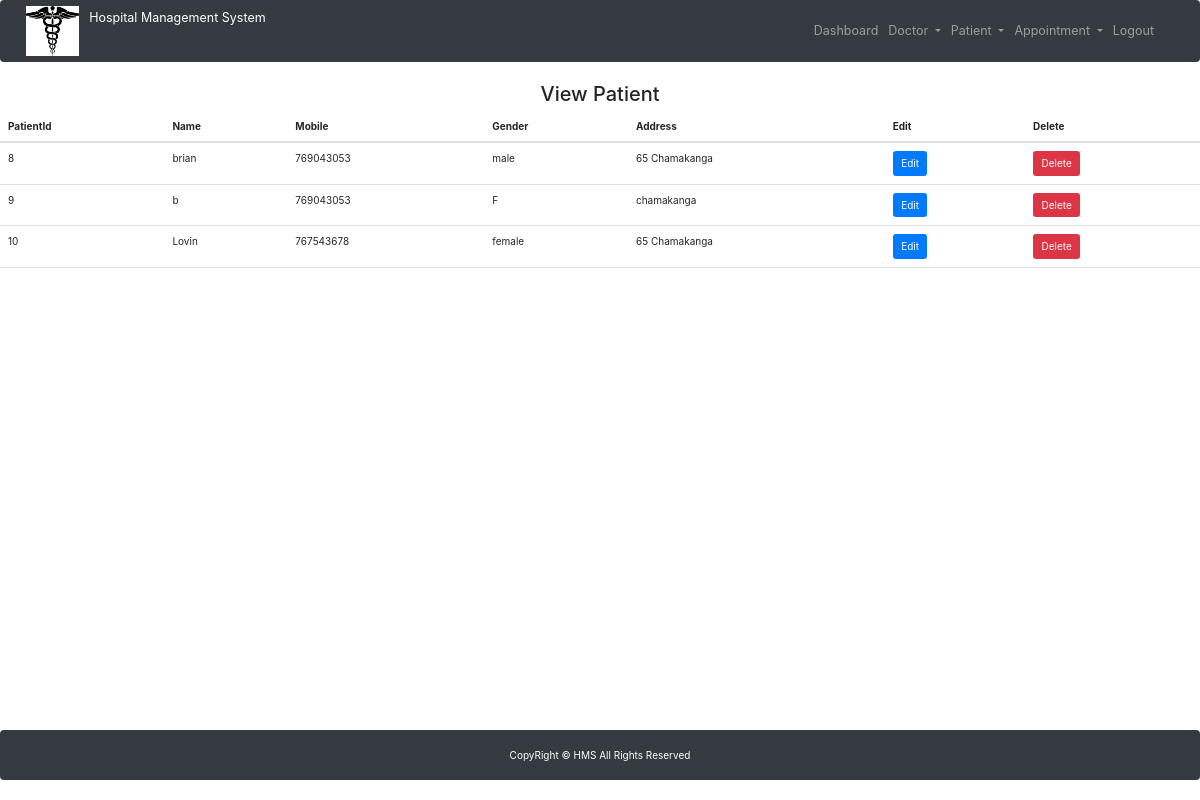
Page /view_patient/ (signed in) on the committed database.
### hospital/models.py (models this page shows)
class Patient(models.Model):
    name = models.CharField(max_length=50)
    gender = models.CharField(max_length=10)
    mobile = models.IntegerField(null=True)
    address = models.TextField()

### hospital/views.py (the view)
# urls.py: path('view_patient/', View_Patient, name='view_patient'),
def View_Patient(request):
    if not request.user.is_staff:
        return redirect('login')
    doc = Patient.objects.all()
    d = {'doc': doc}
    return render(request, 'view_patient.html', d)

### hospital/templates/view_patient.html (shortened to what this page needs)
<!DOCTYPE html>
<html lang="en">
<head>
    {% include 'base.html' %}
    {% include 'navigation.html' %}
</head>
<body>
{% block content %}
<div>
  <h2 class="text-center">View Patient</h2>
  <table class="table table-hover" id="example">
    <thead>
    <tr>
      <th>PatientId</th>
      <th>Name</th>
      <th>Mobile</th>
      <th>Gender</th>
      <th>Address</th>
      <th>Edit</th>
      <th>Delete</th>
    </tr>
    </thead>
    <tbody>
    {% for i in doc %}
    <tr>
      <td>{{i.id}}</td>
      <td>{{i.name}}</td>
      <td>{{i.mobile}}</td>
      <td>{{i.gender}}</td>
      <td>{{i.address}}</td>
      <td><a href="{% url 'edit_patient' i.id %}" class="btn btn-primary">Edit</a></td>
      <td><a href="{% url 'delete_patient' i.id %}" onclick="return confirm('Are you sure you want to delete?')" class="btn btn-danger">Delete</a></td>
    </tr>
    {% endfor %}
    </tbody>
  </table>
</div>
{% endblock content %}
</body>
</html>
{% include 'footer.html' %}

### rows in the picture
Patient: id "8", name "brian", mobile "769043053", gender "male", address "65 Chamakanga"
Patient: id "9", name "b", mobile "769043053", gender "F", address "chamakanga"
Patient: id "10", name "Lovin", mobile "767543678", gender "female", address "65 Chamakanga"
